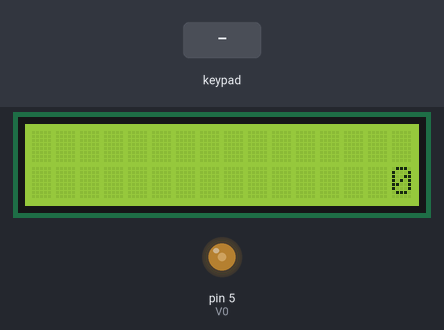
Bench run of a sketch on a simulated Arduino Uno, built with avr-gcc and run on an emulated ATmega328P. Shown: 16×2 character LCD, output pins drawn as LEDs (lit = HIGH). The inputs (shaded band) are chosen by the test bench. What the sketch prints to the serial monitor is not drawn.

Above: at 1.2 s.
1.3 s: keypad keys 7 + 5 = pressed 0.4 s apart
At 1.9 s:
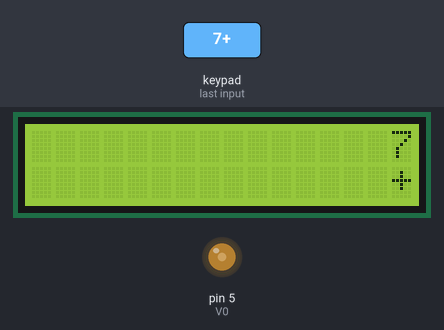
4.4 s: key 'x' pressed
At 5.0 s:
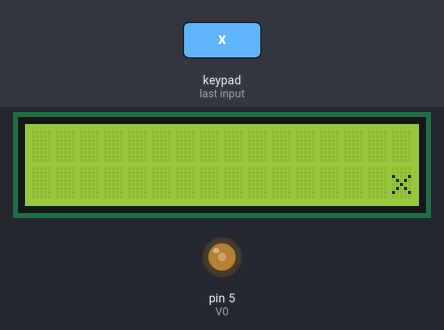
5.9 s: key '/' pressed
At 6.3 s:
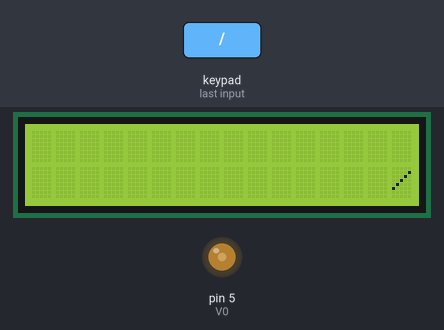
7.4 s: keypad keys 9 8 7 6 pressed 0.4 s apart
At 9.6 s:
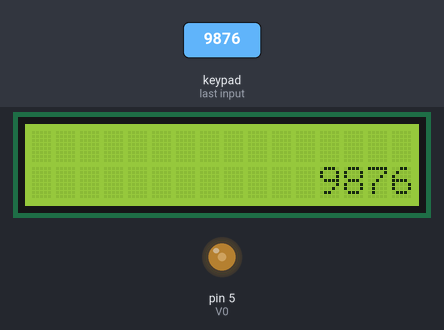
Timing chart, 0 to 11.1 s (numbered marks = the images above; inputs shaded):
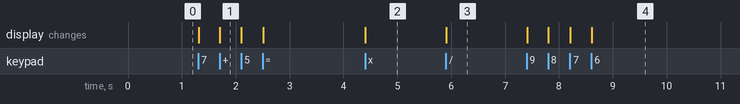

Measured:
- after the input at 1.3 s, the display: first changes at once (image 1 shows a later state)
- after the input at 4.4 s, the display: changes at once (image 2)
- after the input at 5.9 s, the display: changes at once (image 3)
- after the input at 7.4 s, the display: first changes at once (image 4 shows a later state)

The sketch:

124a_Calculadora_Keypad_4x4_LCD16x2.ino
```cpp
#include <Key.h>
#include <Keypad.h>
#include <LiquidCrystal.h>

const byte numLinhas = 4;   //Quantidade de linhas do teclado
const byte numColunas = 4;  //Quantidade de colunas do teclado

float f_vlr1 = 0;
float f_vlr2 = 0;
float f_res = 0;
String s_vlr1 = "";
String s_vlr2 = "";
String s_res = "";
String s_temp = "";
char opr = "";

//Matriz de caracteres referente aos botões do teclado
char teclasMatriz[numLinhas][numColunas] = {
  { '1', '2', '3', '+' },
  { '4', '5', '6', '-' },
  { '7', '8', '9', 'x' },
  { '=', '0', '.', '/' }
};

byte pinosLinhas[numLinhas] = { 9, 8, 7, 6 };      //Pinos das linhas
byte pinosColunas[numColunas] = { 10, 11, 12, 13 };  //Pinos das Colunas

//pinagem LCD
#define V0   5 //Contraste Controlado PWM
#define RS   4
#define RW   3
#define E    2
#define D4   14
#define D5   15
#define D6   16
#define D7   17

//Cria um objeto do tipo Keypad
Keypad meuteclado = Keypad(makeKeymap(teclasMatriz), pinosLinhas,
                           pinosColunas, numLinhas, numColunas);
//inicializa LCD
LiquidCrystal lcd(RS, RW, E, D4, D5, D6, D7);

void setup() {
  Serial.begin(9600);                    //Inicia a comunicação serial
  Serial.println("Aperte um botão...");  //Imprime mensagem no monitor serial
  lcd.begin(16, 2);//Colunas, linhas. Use 16,2 para display LCD 16x2
  pinMode(V0, OUTPUT);
  analogWrite(V0, 350);// Liga backlight. Testar valor de melhor contraste.
  lcd.display();// Liga Display:
  lcd.clear();
  lcd.setCursor(15,1);
  lcd.print('0');
}

void loop() {
  char pressionado = meuteclado.getKey();  ///Verifica se alguma tecla foi pressionada
  if (pressionado) {                       //Se alguma tecla foi pressionada
    Serial.print("Botão pressionado: ");   //Imprime mensagem no monitor serial
    Serial.println(pressionado);           //Imprime tecla pressionada

    switch (pressionado) {
      case '+':
        {
          opr = pressionado;
          f_vlr1 = s_temp.toFloat();
          s_vlr1 = s_temp;
          s_temp = "";
          Serial.println(String(f_vlr1));
          lcd.clear();
          lcd.setCursor(16-s_vlr1.length(), 0);
          lcd.print(s_vlr1);
          lcd.setCursor(15, 1);
          lcd.print("+");
          break;
        }
      case '-':
        {
          opr = pressionado;
          f_vlr1 = s_temp.toFloat();
          s_vlr1 = s_temp;
          s_temp = "";
          Serial.println(String(f_vlr1));
          lcd.clear();
          lcd.setCursor(16-s_vlr1.length(), 0);
          lcd.print(s_vlr1);
          lcd.setCursor(15, 1);
          lcd.print("-");
          break;
        }
      case 'x':
        {
          opr = pressionado;
          f_vlr1 = s_temp.toFloat();
          s_vlr1 = s_temp;
          s_temp = "";
          Serial.println(String(f_vlr1));
          lcd.clear();
          lcd.setCursor(15-s_vlr1.length(), 0);
          lcd.print(s_vlr1);
          lcd.setCursor(15, 1);
          lcd.print("x");
          break;
        }
      case '/':
        {
          opr = pressionado;
          f_vlr1 = s_temp.toFloat();
          s_vlr1 = s_temp;
          s_temp = "";
          Serial.println(String(f_vlr1));
          lcd.clear();
          lcd.setCursor(16-s_vlr1.length(), 0);
          lcd.print(s_vlr1);
          lcd.setCursor(15, 1);
          lcd.print("/");
          break;
        }
      case '=':
        {
          f_vlr2 = s_temp.toFloat();
          s_vlr2 = s_temp;
          s_temp = "";
          s_res = "";
          Serial.print("Valor 2: ");
          Serial.println(String(f_vlr2));
          switch (opr) {
            case '+':
              {
                f_res = f_vlr1 + f_vlr2;
                s_res = String(f_res);
                Serial.println(s_res);
                lcd.clear();
                lcd.setCursor(16-s_res.length(), 1);
                lcd.print(s_res);
                break;
              }
            case '-':
              {
                f_res = f_vlr1 - f_vlr2;
                s_res = String(f_res);
                Serial.println(s_res);
                lcd.clear();
                lcd.setCursor(16-s_res.length(), 1);
                lcd.print(s_res);
                break;
              }
            case 'x':
              {
                f_res = f_vlr1 * f_vlr2;
                s_res = String(f_res);
                Serial.println(s_res);
                lcd.clear();
                lcd.setCursor(16-s_res.length(), 1);
                lcd.print(s_res);
                break;
              }
            case '/':
              {
                if(f_vlr2 == 0) return;
                f_res = f_vlr1 / f_vlr2;
                s_res = String(f_res);
                Serial.println(s_res);
                lcd.clear();
                lcd.setCursor(16-s_res.length(), 1);
                lcd.print(s_res);
                break;
              }
          }
          break;
        }
      default:
        {
          //s_temp = pressionado;
          s_temp.concat(pressionado);
          Serial.println(s_temp);
          lcd.clear();
          lcd.setCursor(16-s_temp.length(), 1);
          lcd.print(s_temp);
          break;
        }
    }
  }
}
```
